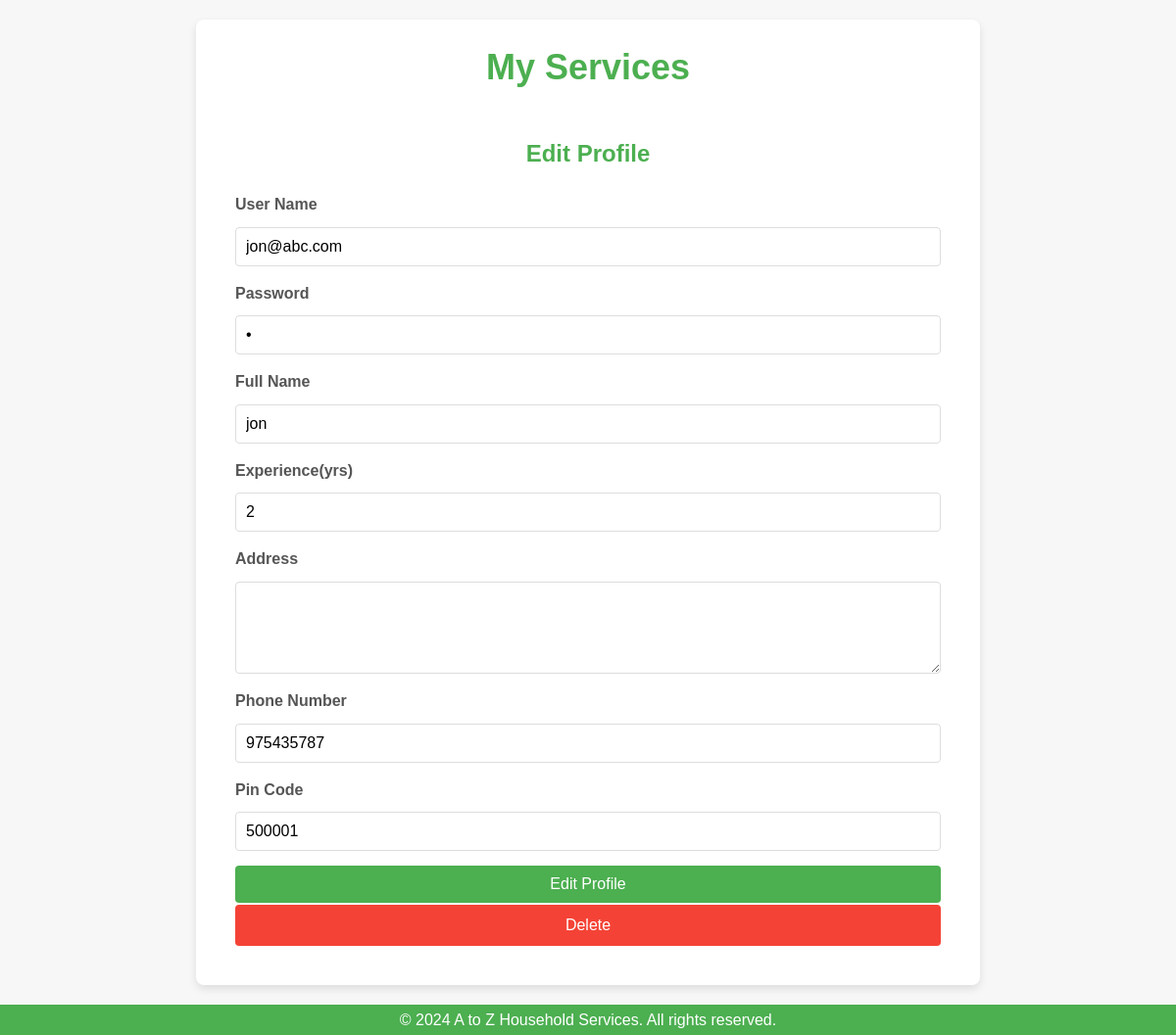
The app's page /editprofessional/1, older data.
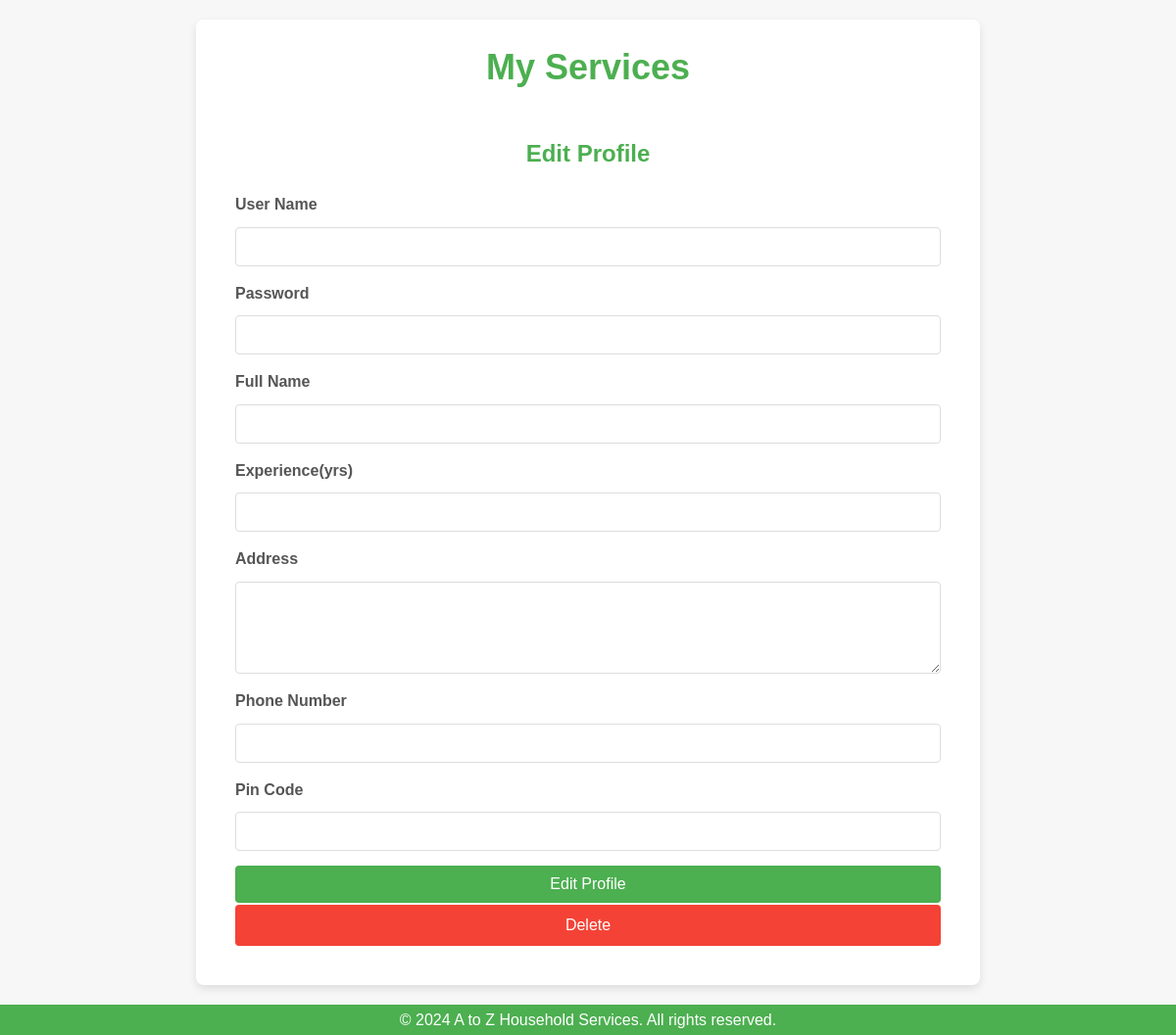
The same page, newer data.
### backend/models.py (models this page shows)
class ServiceProfessional(db.Model):
    __tablename__ = 'service_professionals'
    id = db.Column(db.Integer, primary_key=True)
    username = db.Column(db.String(80), unique=True, nullable=False)
    password = db.Column(db.String(120), nullable=False)
    role = db.Column(db.String(20), nullable=False)
    name = db.Column(db.String(120), nullable=False)
    date_created = db.Column(db.DateTime, default=datetime.now())
    service_id = db.Column(db.Integer, db.ForeignKey('services.id'), nullable=False)
    service_type = db.Column(db.String, nullable=False)
    experience = db.Column(db.Integer, nullable=False)
    address = db.Column(db.String(240), nullable=True)
    phone = db.Column(db.Integer, nullable=False)
    pincode = db.Column(db.Integer, nullable=False)
    pdf_path = db.Column(db.String(300), nullable=False)
    approved = db.Column(db.Boolean, default=False)  # Admin approval status
    blocked = db.Column(db.Boolean, default=False)  # Admin block status

### backend/controllers.py (the view, shortened to what this page needs)
@app.route("/editprofessional/<id>", methods=['GET','POST'])
def edit_professional(id):
    professional = get_professional(id)
    return render_template("edit_professional.html",user=professional)

### backend/controllers.py (called while the page is built)
def get_professional(id):
    user = ServiceProfessional.query.filter_by(id=id).first()
    return user

### templates/edit_professional.html (shortened to what this page needs)
<!DOCTYPE html>
<html lang="en">
<head>
    <link rel="stylesheet" href="/static/forms.css">
</head>
<body>
    <div class="my-container">
        <div class="center">
            <h1>My Services</h1>
        </div>
        <div class="my-panel">
            <div class="center">
                <h3>Edit Profile</h3>
            </div>
            <form action="/editprofessional/{{user.id}}" method="POST">
                <div class="input-form">
                    <div class="form-group">
                        <label for="user_name" class="form-label">User Name</label>
                        <input type="email" class="form-control" name="user_name" id="user_name" value="{{user.username}}">
                    </div>
                    <div class="form-group">
                        <label for="password" class="form-label">Password</label>
                        <input type="password" class="form-control" name="password" id="password" value="{{user.password}}">
                    </div>
                    <div class="form-group">
                        <label for="full_name" class="form-label">Full Name</label>
                        <input type="text" class="form-control" name="full_name" id="full_name" value="{{user.name}}">
                    </div>
                    <div class="form-group">
                        <label for="experience" class="form-label">Experience(yrs)</label>
                        <input type="text" class="form-control" name="experience" id="experience" value="{{user.experience}}">
                    </div>
                    <div class="form-group">
                        <label for="location" class="form-label">Address</label>
                        <textarea class="form-control" rows="4" cols="50" name="location" id="location" value="{{user.address}}"></textarea>
                    </div>
                    <div class="form-group">
                        <label for="phone" class="form-label">Phone Number</label>
                        <input type="text" class="form-control" name="phone" id="phone" value="{{user.phone}}">
                    </div>
                    <div class="form-group">
                        <label for="pin_code" class="form-label">Pin Code</label>
                        <input type="text" class="form-control" name="pin_code" id="pin_code" value="{{user.pincode}}">
                    </div>
                    <div class="form-group">
                        <button type="submit" class="btn btn-primary">Edit Profile</button>
                        <a class="btn btn-secondary" href="/deleteprofessional/{{user.id}}">Delete</a>
                    </div>
                </div>
            </form>
        </div>
    </div>
    <footer>
        <p>&copy; 2024 A to Z Household Services. All rights reserved.</p>
    </footer>
</body>
</html>

Row changes from the older to the newer data that the page shows:
removed ServiceProfessional: user_name "jon@abc.com", full_name "jon", experience "2", phone "975435787", pin_code "500001"
